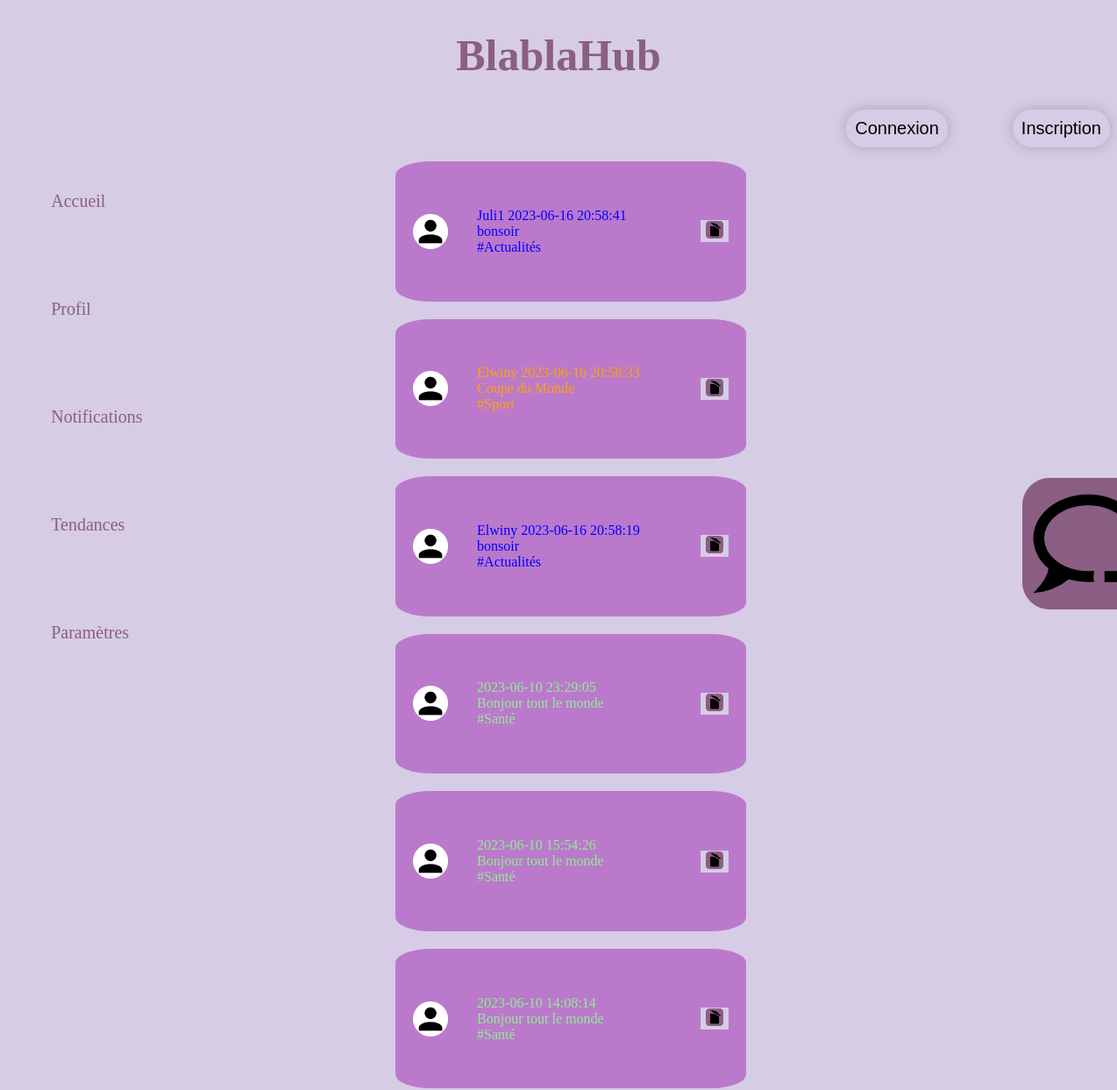
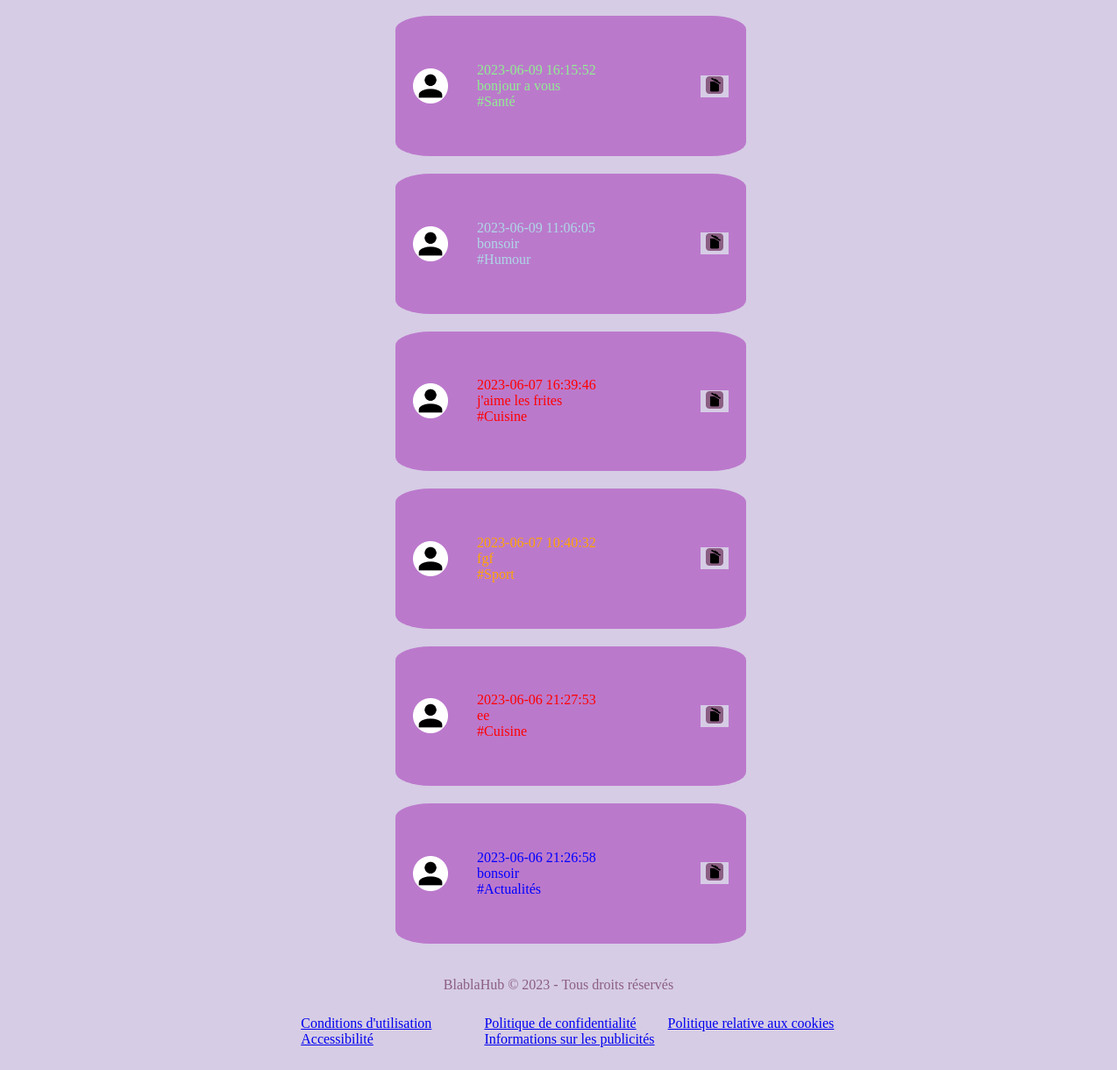
Before: / with the older database file (2 pictures, top to bottom).
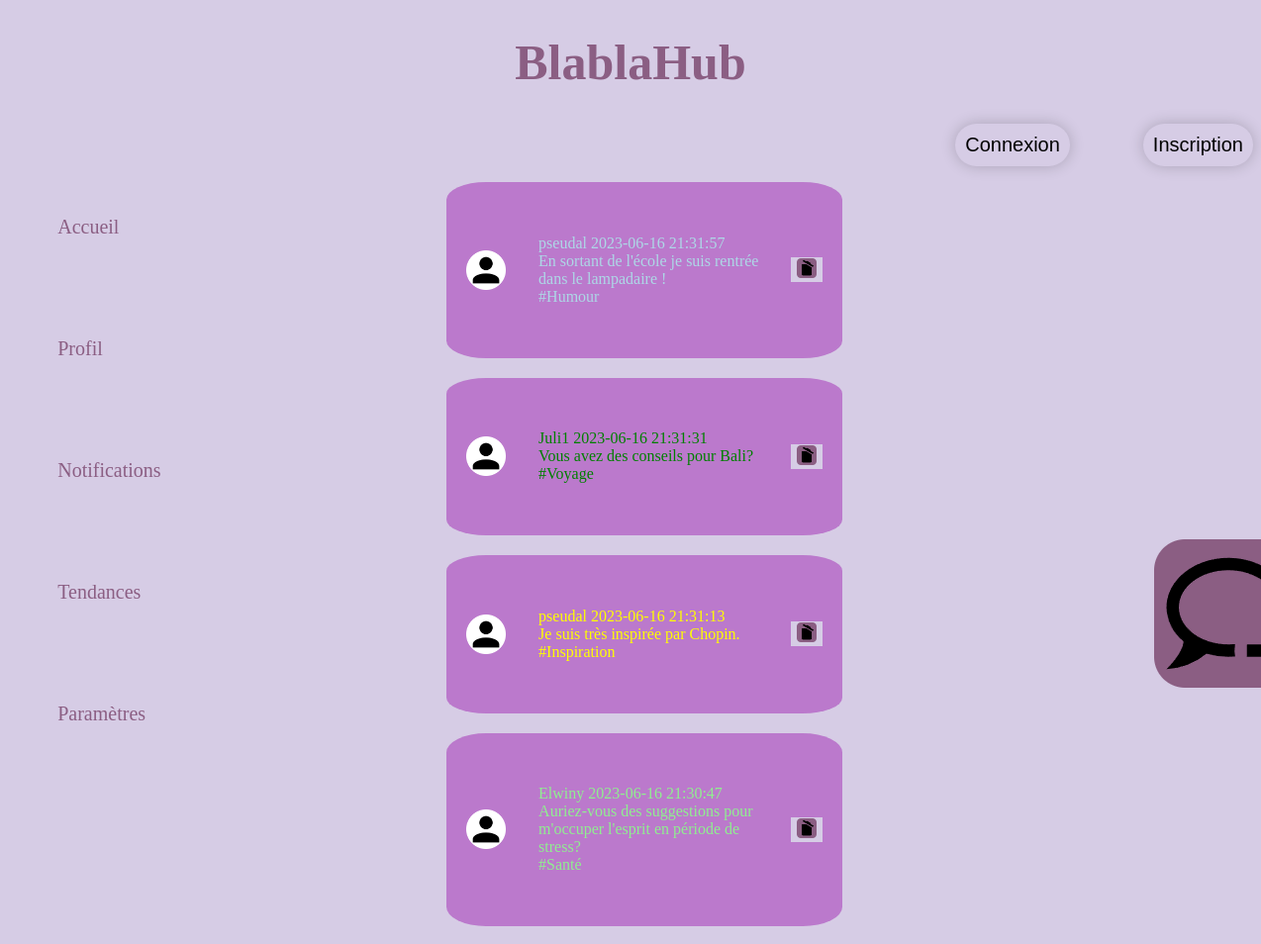
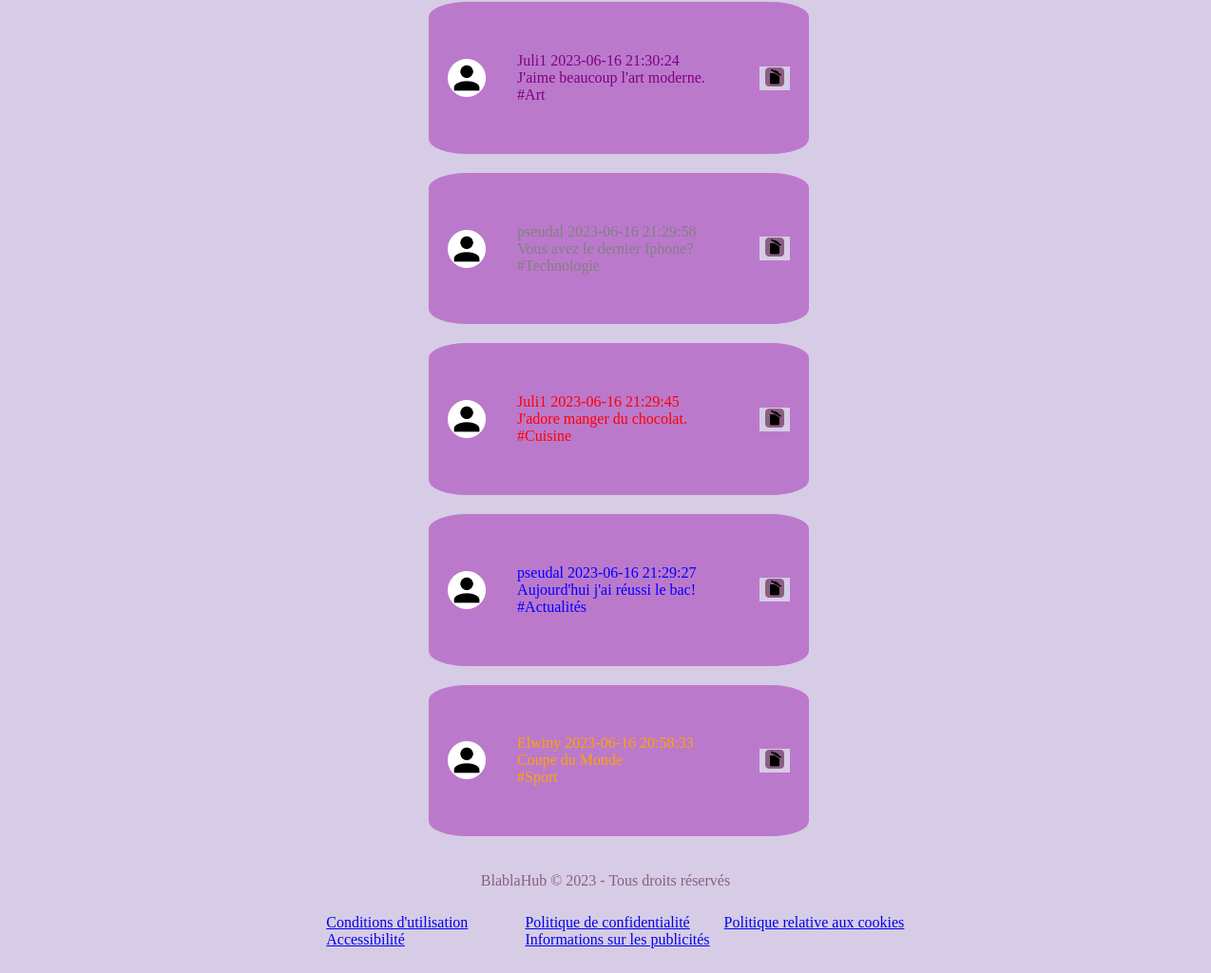
After: the same page with the newer database file (2 pictures, top to bottom).
### tables this page shows
CREATE TABLE `posts` (
  `id` int NOT NULL,
  `contenu` varchar(100) NOT NULL,
  `tag` varchar(20) NOT NULL,
  `user` varchar(30) NOT NULL,
  `date` datetime NOT NULL DEFAULT CURRENT_TIMESTAMP
);

### index.php (the view, shortened to what this page needs)
<?php
require "PHP/databasebbhub.php";
$requete = $database->prepare("SELECT * FROM posts ORDER BY date DESC");
$requete->execute();
$allposts = $requete->fetchAll(PDO::FETCH_ASSOC);
?>
<!DOCTYPE html>
<html lang="en">
<head>
    <link rel="stylesheet" href="style.css">
</head>
<body>
    <header>
        <h1>BlablaHub</h1>
          <div class="button-container">
            <button class="login-button">Connexion</button>
            <button class="signup-button">Inscription</button>
          </div>
    </header>
    <main>
      <div class="container">
        <ul class="menu">
          <li><a href="#"><span>Accueil</span></a></li>
          <li><a href="#"><span>Profil</span></a></li>
          <li><a href="#"><span>Notifications</span></a></li>
          <li><a href="#"><span>Tendances</span></a></li>
          <li><a href="#"><span>Paramètres</span></a></li>
        </ul>
      </div>
      <section id="feed">
      <div class="message">
        <ul>
        <?php foreach ($allposts as $post) { ?>
        <?php
        $colorClass = '';
        switch ($post['tag']) {
          case 'Actualités':
            $colorClass = 'bleu';
            break;
          case 'Inspiration':
            $colorClass = 'jaune';
            break;
          case 'Technologie':
            $colorClass = 'gris';
            break;
          case 'Cuisine':
            $colorClass = 'rouge';
            break;
          case 'Art':
            $colorClass = 'violet';
            break;
          case 'Voyage':
            $colorClass = 'vert';
            break;
          case 'Sport':
            $colorClass = 'orange';
            break;
          case 'Humour':
            $colorClass = 'bleuclair';
            break;
          case 'Santé':
            $colorClass = 'vertclair';
            break;
        }
        ?>
      <div class="post">
        <div class="flex-container">
          <div class="flex2">
            <img src="Images/user.png">
          <p class="content <?= $colorClass ?>"> <?=$post['user']."     ".$post['date']?> <br> <?=$post['contenu']?> <br><?="#".$post['tag']?> </p>
          </div>
          <div class="trash">
            <form action="PHP/deletepost.php" method="POST" onsubmit="return confirmDelete();">
              <button class="btnsuppr" type="submit">
              <img src="Images/trashcan.png" alt="btn_suppr">
              </button>
            </form>
          </div>
        </div>
        <?php } ?>
      </div>
      </section>
      <div class="newPost">
      <img src="Images/new_pub.png"alt="new_pub" class="imgnew">
      </div>
    </main>
    <footer>
      <div class="footer-content">
        <p>BlablaHub &copy; 2023 - Tous droits réservés</p>
          <ul class="footer-links">
            <li><a href="#">Conditions d'utilisation</a></li>
            <li><a href="#">Politique de confidentialité</a></li>
            <li><a href="#">Politique relative aux cookies</a></li>
            <li><a href="#">Accessibilité</a></li>
            <li><a href="#">Informations sur les publicités</a></li>
          </ul>
      </div>
    </footer>
   </body>
</html>

### style.css (style rules this page uses)
h1 { text-align: center; font-size: 50px; }
.button-container { text-align: right; }
.button-container button { margin-left: 70px; }
.login-button, .signup-button { border: none; background-color: transparent; box-shadow: 0 0 15px rgba(0, 0, 0, 0.2); transition: box-shadow 0.3s ease-in-out; border-radius: 30px; padding: 10px; font-size: 20px; }
header { animation: slidebottom 1.5s ease-in-out forwards; }
body { background-color: #D6CCE5; }
h1 { color: #8B5E83; }
main { display: flex; justify-content: center; align-items: flex-start; background-color: transparent; animation: slideright 1.5s ease-in-out; }
.container { display: flex; align-items: center; margin-right: 10%; padding-right: 5%; }
.menu { list-style: none; display: flex; flex-direction: column; margin: 50px; }
.menu li { margin-bottom: 100px; }
.menu li a { color:#8B5E83; text-decoration: none; padding: 10px; border-radius: 30px; font-size: 20px; transition: all 0.3s ease; }
.message { text-align: left; display: grid; }
.message img { height: fit-content; width: 8vh; }
.message p { font-size: 16px; }
.post { border-radius: 5px; margin-bottom: 20px; width: 400px; }
.flex-container { display: flex; justify-content:center; margin-bottom: 5%; align-items: center; background-color: #bb79cc; border-radius: 10%; padding: 5%; }
.flex2 { display: flex; align-items: center; flex: 1; }
.flex2 img { width: 40px; height: 40px; }
.trash { flex: 0; transition: transform 0.3s ease-in-out; }
.btnsuppr { background-color:none; border: none; cursor: pointer; }
.btnsuppr img { width: 20px; height: 20px; }
.content { margin: 5%; padding: 5%; }
.bleu { color: blue; }
.jaune { color: yellow; }
.gris { color: gray; }
.rouge { color: red; }
.violet { color: purple; }
.vert { color: green; }
.orange { color: orange; }
.bleuclair { color: lightblue; }
.vertclair { color: lightgreen; }
footer { display: grid; justify-content: center; align-items: center; margin-top: auto; height: 100px; animation: slidetop 1.5s ease-in-out forwards; }
.footer-content { display: grid; grid-template-columns: 1fr; grid-gap: 10px; margin-left: auto; margin-right: auto; color: #8B5E83; white-space: nowrap; }
.footer-content p { margin:auto; }
.footer-links { display: grid; grid-template-columns: repeat(3, 1fr); list-style: none; }
.footer-links li { margin-right: 15px; }
.imgnew { cursor: pointer; }
.newPost { margin-top: 30%; margin-left: 25%; flex-direction: column; transition: transform 0.3s ease-in-out; }
.btnsuppr { border: none; background-color: #D6CCE5; cursor: pointer; }

Changed rows visible on the page:
removed posts: user "Juli1", date "2023-06-16 20:58:41", contenu "bonsoir", tag "Actualités"
removed posts: user "Elwiny", date "2023-06-16 20:58:19", contenu "bonsoir", tag "Actualités"
removed posts: date "2023-06-10 23:29:05", contenu "Bonjour tout le monde", tag "Santé"
removed posts: date "2023-06-10 15:54:26", contenu "Bonjour tout le monde", tag "Santé"
removed posts: date "2023-06-10 14:08:14", contenu "Bonjour tout le monde", tag "Santé"
removed posts: date "2023-06-09 16:15:52", contenu "bonjour a vous", tag "Santé"
removed posts: date "2023-06-09 11:06:05", contenu "bonsoir", tag "Humour"
removed posts: date "2023-06-07 16:39:46", contenu "j'aime les frites", tag "Cuisine"
removed posts: date "2023-06-07 10:40:32", contenu "fgf", tag "Sport"
removed posts: date "2023-06-06 21:27:53", contenu "ee", tag "Cuisine"
removed posts: date "2023-06-06 21:26:58", contenu "bonsoir", tag "Actualités"
added posts: user "pseudal", date "2023-06-16 21:31:57", contenu "En sortant de l'école je suis rentrée dans le lampadaire !", tag "Humour"
added posts: user "Juli1", date "2023-06-16 21:31:31", contenu "Vous avez des conseils pour Bali?", tag "Voyage"
added posts: user "pseudal", date "2023-06-16 21:31:13", contenu "Je suis très inspirée par Chopin.", tag "Inspiration"
added posts: user "Elwiny", date "2023-06-16 21:30:47", contenu "Auriez-vous des suggestions pour m'occuper l'esprit en période de stress?", tag "Santé"
added posts: user "Juli1", date "2023-06-16 21:30:24", contenu "J'aime beaucoup l'art moderne.", tag "Art"
added posts: user "pseudal", date "2023-06-16 21:29:58", contenu "Vous avez le dernier Iphone?", tag "Technologie"
added posts: user "Juli1", date "2023-06-16 21:29:45", contenu "J'adore manger du chocolat.", tag "Cuisine"
added posts: user "pseudal", date "2023-06-16 21:29:27", contenu "Aujourd'hui j'ai réussi le bac!", tag "Actualités"
